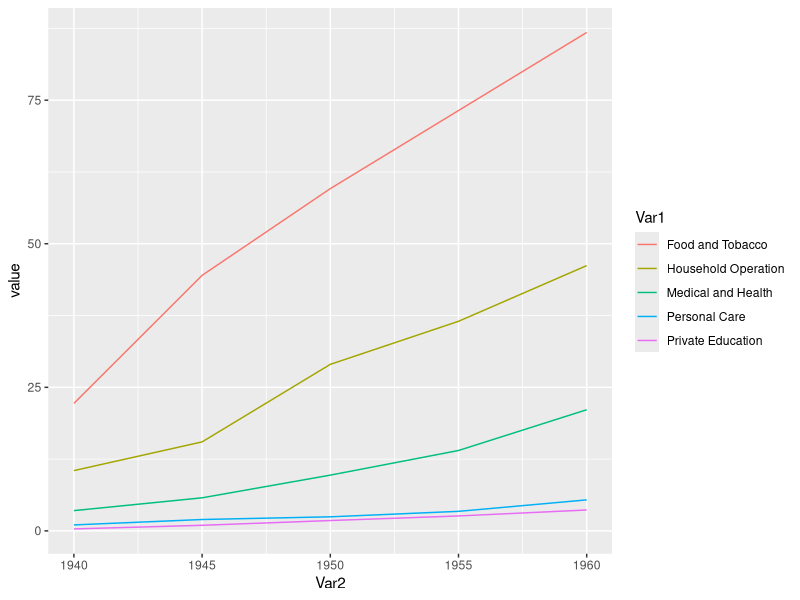

Source code (R):
## ---- chunk 1
 data("USPersonalExpenditure")
 head(USPersonalExpenditure)
## ---- chunk 2
upe = data.frame(USPersonalExpenditure)
head(upe)
## ---- chunk 3
colnames(upe) = c(1940, 1945, 1950, 1955, 1960)
upe$case = rownames(upe)
rownames(upe) = NULL
head(upe)
## ---- chunk 4
library(reshape2)
long_upe = melt(USPersonalExpenditure, id.vars = case)
## ---- chunk 5
library(ggplot2)
ggplot(long_upe, aes(Var2, value, group = Var1, color = Var1)) +
  geom_line()
